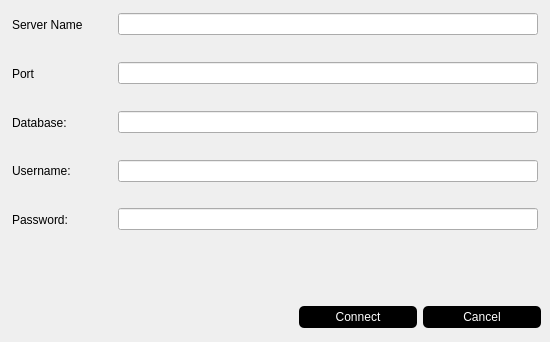
<?xml version="1.0" encoding="UTF-8"?>
<ui version="4.0">
 <class>Form</class>
 <widget class="QWidget" name="Form">
  <property name="geometry">
   <rect>
    <x>0</x>
    <y>0</y>
    <width>550</width>
    <height>342</height>
   </rect>
  </property>
  <property name="minimumSize">
   <size>
    <width>550</width>
    <height>300</height>
   </size>
  </property>
  <property name="maximumSize">
   <size>
    <width>550</width>
    <height>16777215</height>
   </size>
  </property>
  <property name="windowTitle">
   <string>Form</string>
  </property>
  <property name="styleSheet">
   <string notr="true">
QLabel {
	min-width: 100px; 
} 

QPushButton {
	min-width: 110px; 
	max-width:110px; 
	min-height:12px; 
	padding: 4px; 
	background-color:black;  
	color:white;
	border-radius: 5px; 
}

</string>
  </property>
  <layout class="QVBoxLayout" name="verticalLayout">
   <property name="spacing">
    <number>0</number>
   </property>
   <property name="leftMargin">
    <number>0</number>
   </property>
   <property name="topMargin">
    <number>0</number>
   </property>
   <property name="rightMargin">
    <number>0</number>
   </property>
   <property name="bottomMargin">
    <number>0</number>
   </property>
   <item>
    <widget class="QWidget" name="widget_4" native="true">
     <layout class="QHBoxLayout" name="horizontalLayout_6">
      <property name="leftMargin">
       <number>12</number>
      </property>
      <property name="topMargin">
       <number>6</number>
      </property>
      <property name="rightMargin">
       <number>12</number>
      </property>
      <property name="bottomMargin">
       <number>6</number>
      </property>
      <item>
       <widget class="QLabel" name="label_3">
        <property name="text">
         <string>Server Name</string>
        </property>
       </widget>
      </item>
      <item>
       <widget class="QLineEdit" name="server"/>
      </item>
     </layout>
    </widget>
   </item>
   <item>
    <widget class="QWidget" name="widget_6" native="true">
     <layout class="QHBoxLayout" name="horizontalLayout_5">
      <property name="leftMargin">
       <number>12</number>
      </property>
      <property name="topMargin">
       <number>6</number>
      </property>
      <property name="rightMargin">
       <number>12</number>
      </property>
      <property name="bottomMargin">
       <number>6</number>
      </property>
      <item>
       <widget class="QLabel" name="label_5">
        <property name="text">
         <string>Port</string>
        </property>
       </widget>
      </item>
      <item>
       <widget class="QLineEdit" name="port"/>
      </item>
     </layout>
    </widget>
   </item>
   <item>
    <widget class="QWidget" name="widget" native="true">
     <layout class="QHBoxLayout" name="horizontalLayout_4">
      <property name="leftMargin">
       <number>12</number>
      </property>
      <property name="topMargin">
       <number>6</number>
      </property>
      <property name="rightMargin">
       <number>12</number>
      </property>
      <property name="bottomMargin">
       <number>6</number>
      </property>
      <item>
       <widget class="QLabel" name="label">
        <property name="text">
         <string>Database: </string>
        </property>
       </widget>
      </item>
      <item>
       <widget class="QLineEdit" name="database"/>
      </item>
     </layout>
    </widget>
   </item>
   <item>
    <widget class="QWidget" name="widget_5" native="true">
     <layout class="QHBoxLayout" name="horizontalLayout_3">
      <property name="leftMargin">
       <number>12</number>
      </property>
      <property name="topMargin">
       <number>6</number>
      </property>
      <property name="rightMargin">
       <number>12</number>
      </property>
      <property name="bottomMargin">
       <number>6</number>
      </property>
      <item>
       <widget class="QLabel" name="label_4">
        <property name="text">
         <string>Username: </string>
        </property>
       </widget>
      </item>
      <item>
       <widget class="QLineEdit" name="username"/>
      </item>
     </layout>
    </widget>
   </item>
   <item>
    <widget class="QWidget" name="widget_3" native="true">
     <layout class="QHBoxLayout" name="horizontalLayout_2">
      <property name="leftMargin">
       <number>12</number>
      </property>
      <property name="topMargin">
       <number>6</number>
      </property>
      <property name="rightMargin">
       <number>12</number>
      </property>
      <property name="bottomMargin">
       <number>6</number>
      </property>
      <item>
       <widget class="QLabel" name="label_2">
        <property name="text">
         <string>Password: </string>
        </property>
       </widget>
      </item>
      <item>
       <widget class="QLineEdit" name="password"/>
      </item>
     </layout>
    </widget>
   </item>
   <item>
    <widget class="QWidget" name="widget_7" native="true">
     <layout class="QHBoxLayout" name="horizontalLayout_7">
      <property name="leftMargin">
       <number>12</number>
      </property>
      <item>
       <widget class="QLabel" name="message">
        <property name="text">
         <string/>
        </property>
       </widget>
      </item>
     </layout>
    </widget>
   </item>
   <item>
    <widget class="QWidget" name="widget_2" native="true">
     <layout class="QHBoxLayout" name="horizontalLayout">
      <item>
       <spacer name="horizontalSpacer">
        <property name="orientation">
         <enum>Qt::Horizontal</enum>
        </property>
        <property name="sizeHint" stdset="0">
         <size>
          <width>40</width>
          <height>20</height>
         </size>
        </property>
       </spacer>
      </item>
      <item>
       <widget class="QPushButton" name="connect_btn">
        <property name="text">
         <string>Connect</string>
        </property>
       </widget>
      </item>
      <item>
       <widget class="QPushButton" name="cancel_btn">
        <property name="text">
         <string>Cancel</string>
        </property>
       </widget>
      </item>
     </layout>
    </widget>
   </item>
  </layout>
 </widget>
 <resources/>
 <connections/>
</ui>
